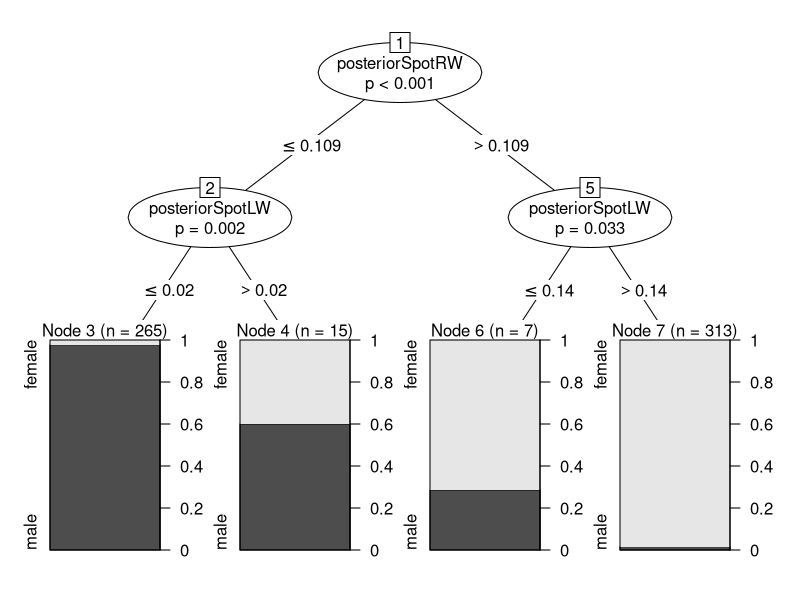
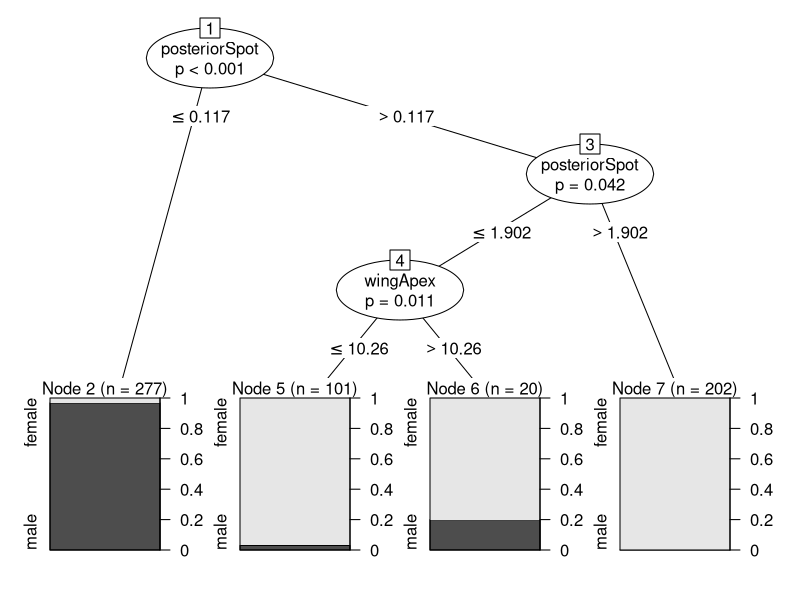
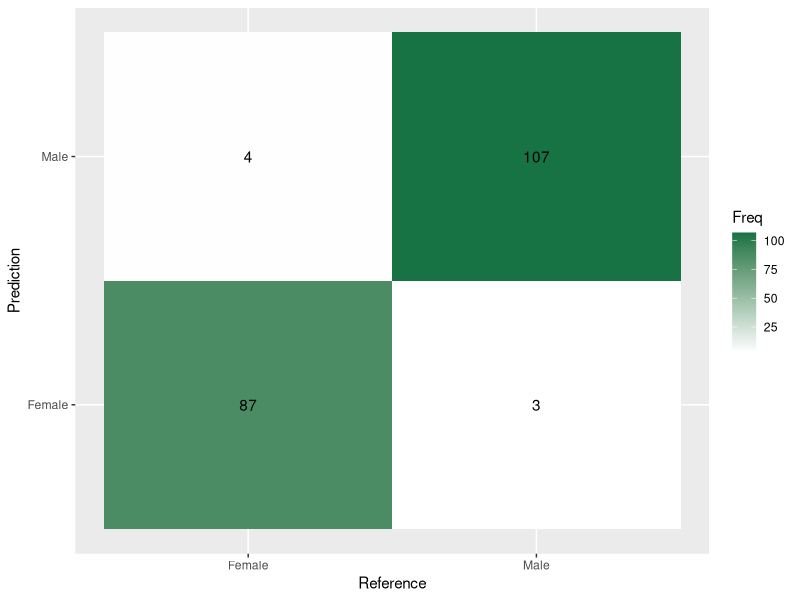
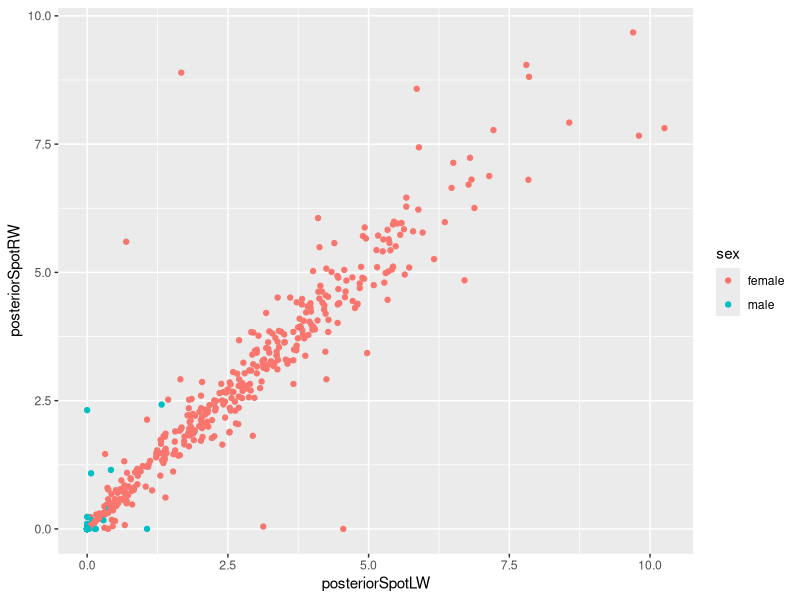
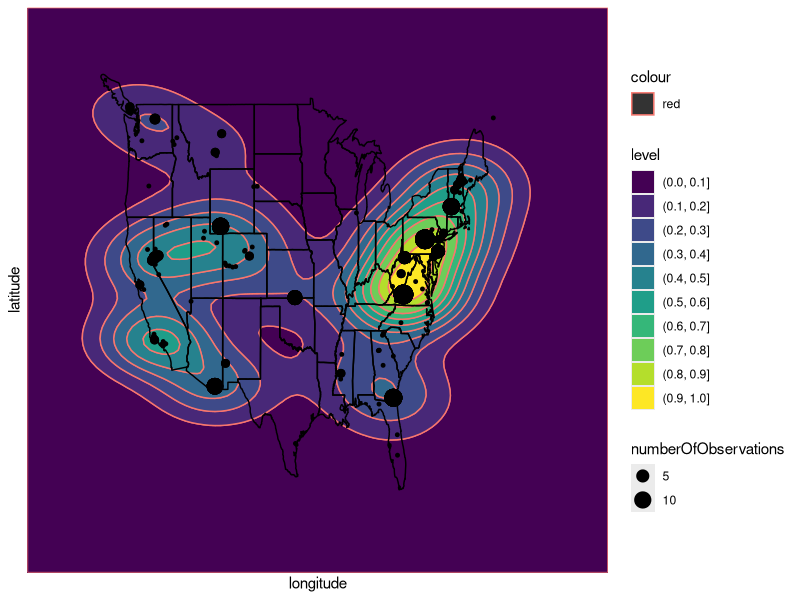
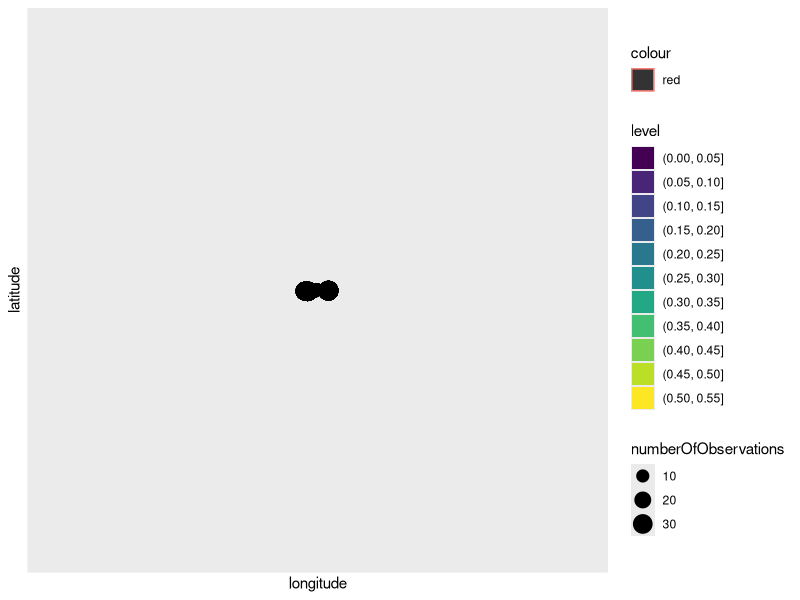
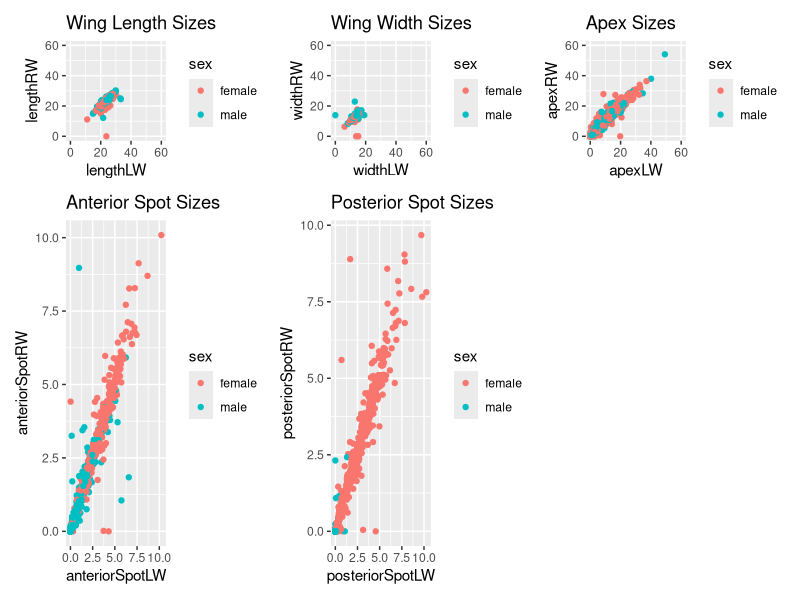
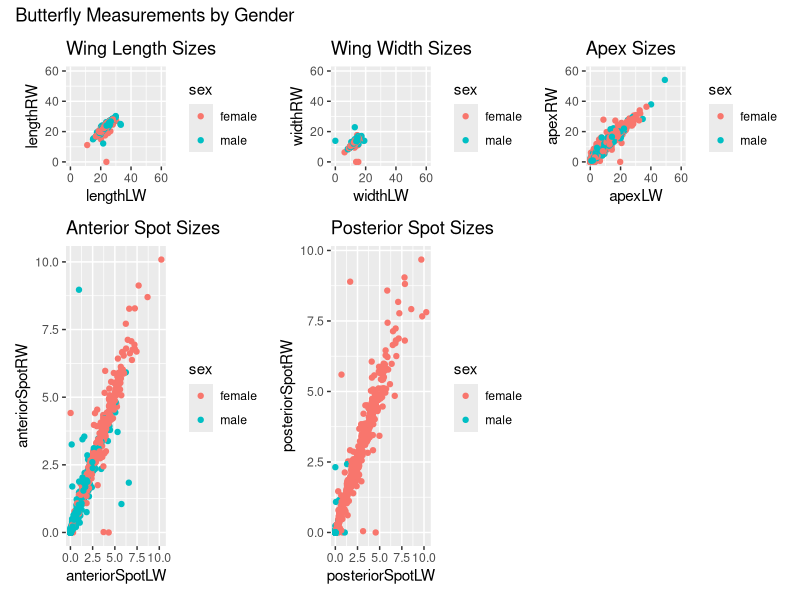

Source code (R) for these figures, in order:
library(tidyverse)
library(party)
library(magrittr)
library(e1071)
library(patchwork)

rm(list = ls())

df_clean_butterfly <- read.csv("Data/Clean/Butterfly.csv",) %>%
  mutate(date = as.Date(date))

options(scipen = 999)



df_butterfly_traits <- df_clean_butterfly %>%
  select(-coreId, -date, -year, -interspotLW, -interspotRW, -latitude, -longitude)

df_butterfly_known <- df_butterfly_traits %>%
  filter((sex == "male" | sex == "female") | (lengthLW == 0 | lengthRW == 0 | widthLW == 0 | widthRW == 0)) %>%
  na.omit()

df_butterfly_unkown <- df_butterfly_traits %>%
  anti_join(df_butterfly_known)


  
df_butterfly_training <- slice_head(df_butterfly_known, prop = 0.75) %>%
  mutate(sex = as.factor(sex))

df_butterfly_training_reduced <- df_butterfly_training %>%
  mutate(wingLength = rowMeans(cbind(lengthLW, lengthRW))) %>%
  mutate(wingWidth = rowMeans(cbind(widthLW, widthRW))) %>%
  mutate(wingApex = rowMeans(cbind(apexLW, apexRW))) %>%
  mutate(posteriorSpot = rowMeans(cbind(posteriorSpotLW, posteriorSpotRW))) %>%
  mutate(anteriorSpot = rowMeans(cbind(anteriorSpotLW, anteriorSpotRW))) %>%
  select(wingLength, wingWidth, wingApex, posteriorSpot, anteriorSpot, sex)

df_butterfly_testing  <- slice_head(df_butterfly_known, prop = -0.75) %>%
  mutate(sex = as.factor(sex))

df_butterfly_testing_reduced <- df_butterfly_testing %>%
  mutate(wingLength = rowMeans(cbind(lengthLW, lengthRW))) %>%
  mutate(wingWidth = rowMeans(cbind(widthLW, widthRW))) %>%
  mutate(wingApex = rowMeans(cbind(apexLW, apexRW))) %>%
  mutate(posteriorSpot = rowMeans(cbind(posteriorSpotLW, posteriorSpotRW))) %>%
  mutate(anteriorSpot = rowMeans(cbind(anteriorSpotLW, anteriorSpotRW))) %>%
  select(wingLength, wingWidth, wingApex, posteriorSpot, anteriorSpot, sex)

# Tree
treeFull <- ctree(sex ~ ., df_butterfly_training, controls = ctree_control(mincriterion = .95, testtype = "MonteCarlo")) %T>%
  plot()

treeReduced <- ctree(sex ~ ., df_butterfly_training_reduced, controls = ctree_control(mincriterion = .95, testtype = "MonteCarlo")) %T>%
  plot()

# Calculate confusion matrices
df_treeFull <- as.data.frame(table(predict(treeFull, newdata = df_butterfly_testing), df_butterfly_testing$sex))

# Calculate confusion matrices
df_treeReduced <- as.data.frame(table(predict(treeReduced, newdata = df_butterfly_testing_reduced), df_butterfly_testing_reduced$sex))

treePlot <- ggplot(df_treeReduced, aes(x = Var1, y = Var2, fill = Freq)) +
  geom_tile() + geom_text(aes(label=Freq)) +
  scale_fill_gradient(low="white", high="#177244") +
  labs(x = "Reference", y = "Prediction") +
  scale_x_discrete(labels=c("Female", "Male")) +
  scale_y_discrete(labels=c("Female", "Male"))

plot(treePlot)

sexPlot <- ggplot(df_butterfly_known, aes(x = posteriorSpotLW, y = posteriorSpotRW)) +
  geom_point(aes(color = sex))

plot(sexPlot)

# Identify regions ; islands == NA, so they go unused
df_butterfly_coordinates <- df_clean_butterfly %>%
  select(longitude, latitude) %>%
  group_by(longitude, latitude) %>%
  mutate(country = gsub(":.*", "", maps::map.where("world", longitude, latitude))) %>%
  mutate(numberOfObservations = length(longitude))

mapUS <- map_data("state")
mapVancouver <- map_data("world", "canada") %>%
  filter(subregion == "Vancouver Island") %>%
  mutate(group = (group+1 - group) + max(mapUS$group))

mapNorthAmerica <- rbind(mapUS, mapVancouver) %>%
  mutate(order = 1:n())

mapUnitedKingdom <- map_data("world", c("uk", "ireland")) 

df_us <- filter(df_butterfly_coordinates, country == "USA" | (country == "Canada" & latitude < 50)) 

df_uk <- filter(df_butterfly_coordinates, country == "UK" | (country =="Ireland"))

ggplot() +
  scale_x_continuous(limits = c(-140, -48), expand = c(0, 0), labels = NULL, breaks = NULL) +
  scale_y_continuous(limits = c(20, 55), expand = c(0, 0), labels = NULL, breaks = NULL) +
  geom_density2d_filled(data =  df_us, aes(longitude, latitude, color = "red"), contour_var = "ndensity") +
  geom_map(data = mapNorthAmerica, map = mapNorthAmerica, aes(map_id = region), fill = NA, color = "black") +
  geom_point(data = df_us, aes(longitude, latitude, size = numberOfObservations)) +
  theme(panel.grid = element_blank(), panel.border = element_blank())


ggplot() +
  scale_x_continuous(expand = c(-12, 5), labels = NULL, breaks = NULL) +
  scale_y_continuous(expand = c(65, 45), labels = NULL, breaks = NULL) +
  geom_density2d_filled(data =  df_uk, aes(longitude, latitude, color = "red"), contour_var = "density") +
  geom_map(data = mapUnitedKingdom, map = mapUnitedKingdom, aes(map_id = region), fill = NA, color = "black") +
  geom_point(data = df_uk, aes(longitude, latitude, size = numberOfObservations)) +
  theme(panel.grid = element_blank(), panel.border = element_blank())


df_butterfly_wings <- df_butterfly_known %>%
  select(lengthLW, lengthRW, widthLW, widthRW) %>%
  mutate(wingArea = rowMeans(cbind(lengthLW, lengthRW)) * rowMeans(cbind(widthLW, widthRW)))

df_wing_length_scatter <- df_butterfly_traits %>%
  select(lengthLW, lengthRW, sex) %>%
  filter(sex == "male" | sex == "female") 

length_scatterPlot <- ggplot(df_wing_length_scatter, aes(lengthLW, lengthRW, color = sex)) +
  geom_point() +
  labs( title = "Wing Length Sizes") +
  coord_fixed(xlim = c(0,60), ylim = c(0,60))

df_wing_width_scatter <- df_butterfly_traits %>%
  select(widthLW, widthRW, sex) %>%
  filter(sex == "male" | sex == "female")

width_scatterPlot <- ggplot(df_wing_width_scatter, aes(widthLW, widthRW, color = sex)) +
  geom_point() +
  labs(title = "Wing Width Sizes") +
  coord_fixed(xlim = c(0,60), ylim = c(0,60))

df_wing_apex_scatter <- df_butterfly_traits %>%
  select(apexLW, apexRW, sex) %>%
  filter(sex == "male" | sex == "female")

apex_scatterPlot <- ggplot(df_wing_apex_scatter, aes(apexLW, apexRW, color = sex)) +
  geom_point() +
  labs(title = "Apex Sizes") +
  coord_fixed(xlim = c(0,60), ylim = c(0,60))

df_wing_anteriorSpot_scatter <- df_butterfly_traits %>%
  select(anteriorSpotLW, anteriorSpotRW, sex) %>%
  filter(sex == "male" | sex == "female")

anteriorSpot_scatterPlot <- ggplot(df_wing_anteriorSpot_scatter, aes(anteriorSpotLW, anteriorSpotRW, color = sex)) +
  geom_point() +
  labs(title = "Anterior Spot Sizes")

df_wing_posteriorSpot_scatter <- df_butterfly_traits %>%
  select(posteriorSpotLW, posteriorSpotRW, sex) %>%
  filter(sex == "male" | sex == "female")

posteriorSpot_scatterPlot <- ggplot(df_wing_posteriorSpot_scatter, aes(posteriorSpotLW, posteriorSpotRW, color = sex)) +
  geom_point() +
  labs(title = "Posterior Spot Sizes")

plot(length_scatterPlot + width_scatterPlot + apex_scatterPlot +
       anteriorSpot_scatterPlot +
       posteriorSpot_scatterPlot +
       plot_layout(ncol = 3)) +
       plot_annotation("Butterfly Measurements by Gender")
